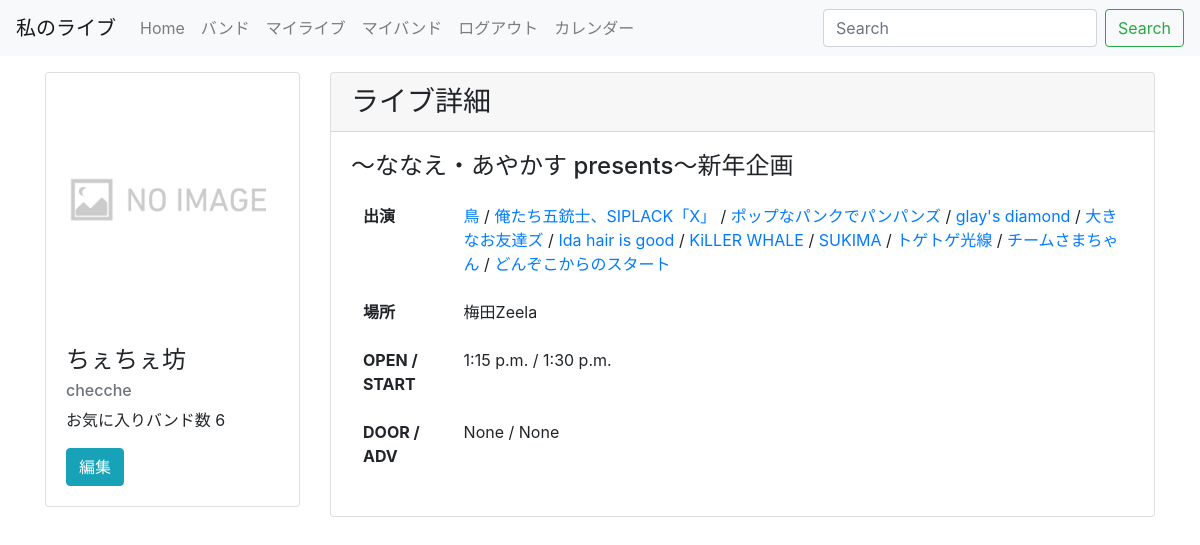
Page /detail/1/ (signed in) on the committed database.
### livecalendar/models.py (models this page shows, shortened)
class CustomUser(AbstractBaseUser, PermissionsMixin):
    username_validator = UnicodeUsernameValidator()
    username = models.CharField(
        _('user ID'),
        max_length=30,
        unique=True,
        help_text=_('Required. 30 characters or fewer. Letters, digits and @/./+/-/_ only.'),
        validators=[username_validator],
        error_messages={
            'unique': _("A user with that user Id already exists."),
        },
    )
    screenname = models.CharField(_('username'),max_length=100,blank=True)
    email = models.EmailField(
        _('email address'),
        unique=True,
        error_messages={
            'unique': _("A user with that email already exists."),
        },
    )
    userimage = models.ImageField(_('icon'),upload_to='icons/',null=True,blank=True)
    favorite_band = models.ManyToManyField(Band, verbose_name='好きなバンド', blank=True)
    is_staff = models.BooleanField(
        _('staff status'),
        default=False,
        help_text=_('Designates whether the user can log into this admin site.'),
    )
    is_active = models.BooleanField(
        _('active'),
        default=True,
        help_text=_(
            'Designates whether this user should be treated as active. '
            'Unselect this instead of deleting accounts.'
        ),
    )
    date_joined = models.DateTimeField(_('date joined'), default=timezone.now)
    objects = UserManager()
    EMAIL_FIELD = 'email'
    USERNAME_FIELD = 'username'
    REQUIRED_FIELDS = ['email']
    class Meta:
        verbose_name = _('user')
        verbose_name_plural = _('users')

class Live(models.Model):
    date = models.DateField('日程')
    title = models.CharField('イベントタイトル', max_length = 50)
    place = models.ForeignKey(Place, verbose_name='ライブハウス', on_delete=models.PROTECT)
    band = models.ManyToManyField(Band, verbose_name='出演バンド',blank=True)
    open = models.TimeField('OPEN',blank=True,null=True)
    start = models.TimeField('START',blank=True,null=True)
    door = models.IntegerField('当日料金',blank=True,null=True)
    adv = models.IntegerField('前売料金',blank=True,null=True)

class Band(models.Model):
    name = models.CharField('バンド名', max_length = 50)
    def __str__(self):
        return self.name

class Place(models.Model):
    name = models.CharField('名前',max_length = 30)
    address = models.CharField('住所',max_length=100)
    def __str__(self):
        return self.name

### livecalendar/views.py (the view)
# urls.py: path('detail/<int:pk>/', views.LiveDetailView.as_view(), name='detail'),
class LiveDetailView(generic.DetailView):
    model = Live

### livecalendar/context_processors.py (called while the page is built)
def common(request):
    context = {
        'live_list_et':Live.objects.all(),
    }
    return context

### livecalendar/templates/livecalendar/live_detail.html (shortened to what this page needs)
{% extends 'livecalendar/base.html' %}
{% block content %}
<div class="card">
  <h3 class="card-header">ライブ詳細</h3>
  <div class="card-body">
    <h4 class="card-title">{{ live.title }}</h4>
    <table class="table table-borderless">
      <tbody>
        <tr>
          <th scope="row">出演</th>
          <td>
            {% for band in live.band.all %}
            <a href="{% url 'livecalendar:band_detail' band.pk %}">{{ band }}</a>
            {% if forloop.last is False %} / {% endif %}
            {% endfor %}</td>
          </tr>
          <tr>
            <th scope="row">場所</th>
            <td>{{ live.place }}</td>
          </tr>
          <tr>
            <th scope="row">OPEN / START</th>
            <td>{{ live.open }} / {{ live.start }}</td>
          </tr>
          <tr>
            <th scope="row">DOOR / ADV</th>
            <td>{{ live.door }} / {{ live.adv }}</td>
          </tr>
        </tbody>
      </table>
  </div>
</div>
{% endblock %}

### livecalendar/templates/livecalendar/base.html (shortened to what this page needs)
{% load static %}
<!doctype html>
<html lang="ja">
  <head>
    <link rel="stylesheet" href="https://stackpath.bootstrapcdn.com/bootstrap/4.1.3/css/bootstrap.min.css">
    <link rel="stylesheet" href="{% static 'livecalendar/hira.css' %}">
  </head>
  <body>
   <nav class="navbar navbar-expand-lg navbar-light bg-light">
      <a class="navbar-brand" href="#">私のライブ</a>
      <div class="collapse navbar-collapse" id="navbarSupportedContent">
        <ul class="navbar-nav mr-auto">
          <li {%if request.path == '/'%}class="nav-item active"{% endif %}>
            <a class="nav-link" href="{% url 'livecalendar:index' %}">Home</a>
          </li>
          {% if user.is_authenticated %}
          <li {%if request.path == '/band/'%}class="nav-item active"{% endif %}>
            <a class="nav-item nav-link" href="{% url 'livecalendar:band_list' %}">バンド</a>
          </li>
          <li {%if request.path == '/mylive/'%}class="nav-item active"{% endif %}>
            <a class="nav-item nav-link" href="{% url 'livecalendar:follow_live' %}">マイライブ</a>
          </li>
          <li {%if request.path == '/myband/'%}class="nav-item active"{% endif %}>
            <a class="nav-item nav-link" href="{% url 'livecalendar:follow_band' %}">マイバンド</a>
          </li>
          <li>
            <a class="nav-item nav-link" href="{% url 'livecalendar:logout' %}">ログアウト</a>
          </li>
          <li>
            {% now "Y" as c_y %}
            {% now "m" as c_m %}
            <a class="nav-item nav-link" href="{% url 'livecalendar:calendar' c_y c_m %}">カレンダー</a>
          </li>
          {% else %}
          <li class="nav-item">
            <a class="nav-item nav-link" href="{% url 'livecalendar:login' %}">ログイン</a>
          </li>
          {% endif %}
        </ul>
        <form class="form-inline my-2 my-lg-0" action="{% url 'livecalendar:index' %}">
          <input class="form-control mr-sm-2" type="text" placeholder="Search" aria-label="Search" name="keyword">
          <button class="btn btn-outline-success my-2 my-sm-0" type="submit">Search</button>
        </form>
      </div>
    </nav>
    <div class="container mt-3">
      <div class="row">
        <div class="col-md-3">
          {% if user.is_authenticated %}
          <div class="card">
            {% if user.userimage %}
            <img class="card-img-top" src="{{ user.userimage.url }}" alt="{{ user.username }}">
            {% else %}
            <img class="card-img-top" src="{% static 'livecalendar/noimage.png' %}" alt="No image">
            {% endif %}
            <div class="card-body">
              <h4 class="card-title">{{ user.screenname }}</h4>
              <h6 class="card-subtitle mb-2 text-muted">{{ user.username}}</h6>
              <p class="card-text">
                お気に入りバンド数 {{ user.favorite_band.count }}
              </p>
              <a href="{% url 'livecalendar:edit' user.pk %}" class="btn btn-info">編集</a>
            </div>
          </div>
          {% endif %}
        </div>
        <div class="col-md-9">
        {% block content %}
        {% endblock %}
        </div>
      </div>
    </div>
  </body>
</html>

### rows in the picture
CustomUser: screenname "ちぇちぇ坊", username "checche", favorite_band.count "6"
Live: title "～ななえ・あやかす presents～新年企画", place "梅田Zeela", open "1:15 p.m.", start "1:30 p.m.", door "None", adv "None"
Band: name "鳥"
Band: name "俺たち五銃士、SIPLACK「X」"
Band: name "ポップなパンクでパンパンズ"
Band: name "glay's diamond"
Band: name "大きなお友達ズ"
Band: name "Ida hair is good"
Band: name "KiLLER WHALE"
Band: name "SUKIMA"
Band: name "トゲトゲ光線"
Band: name "チームさまちゃん"
Band: name "どんぞこからのスタート"
